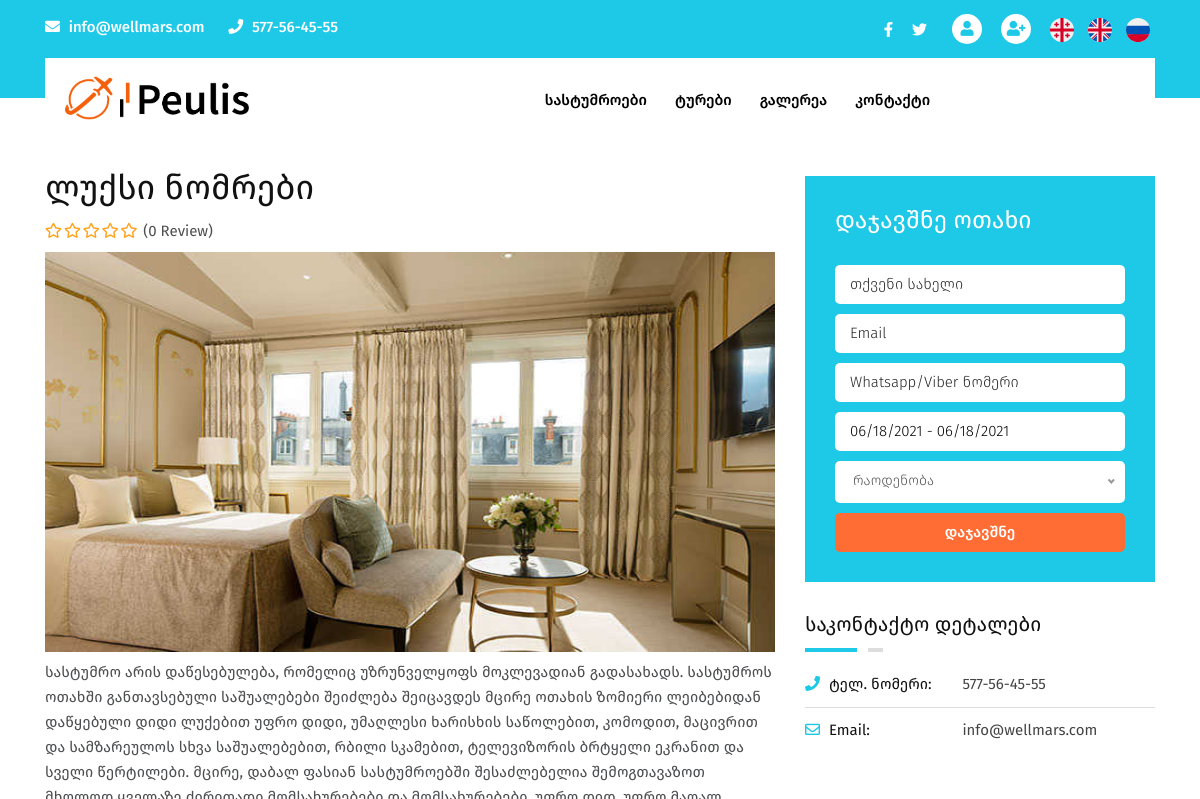
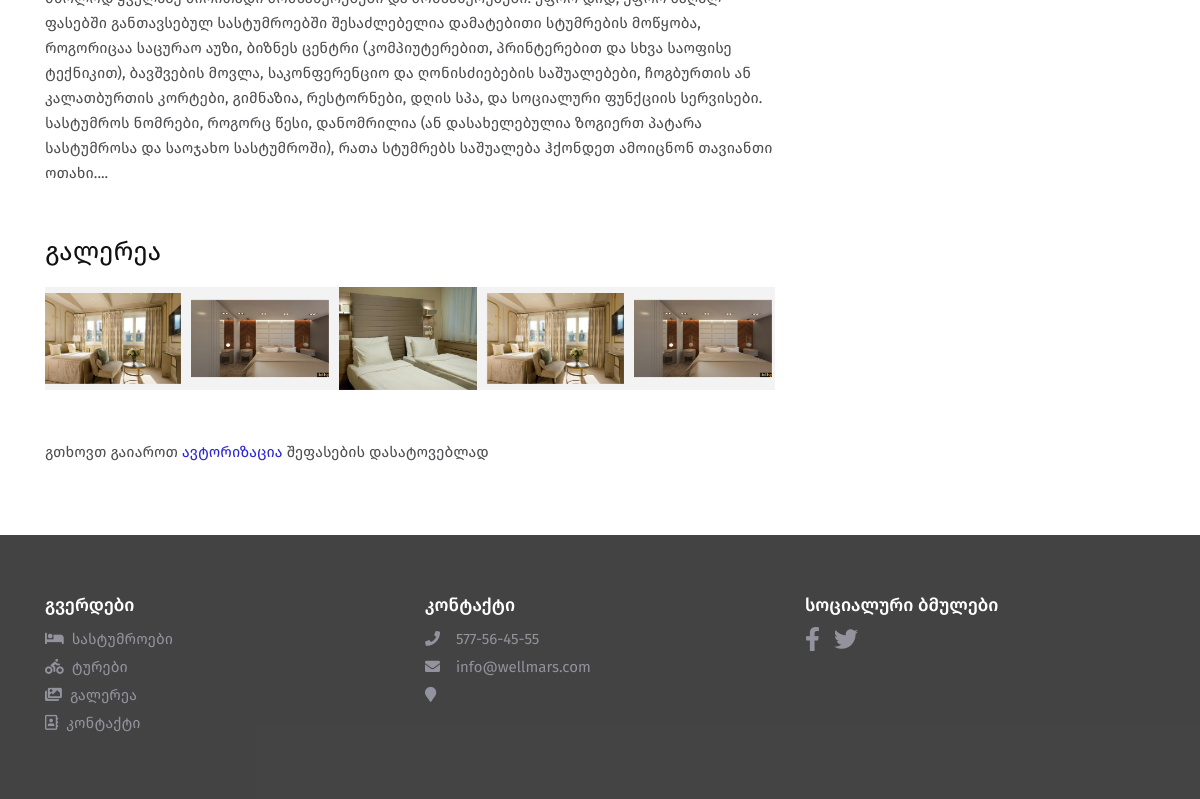
/ge/home/hotel/9/index.html, run on an earlier commit of the app's database (2 pictures, top to bottom).
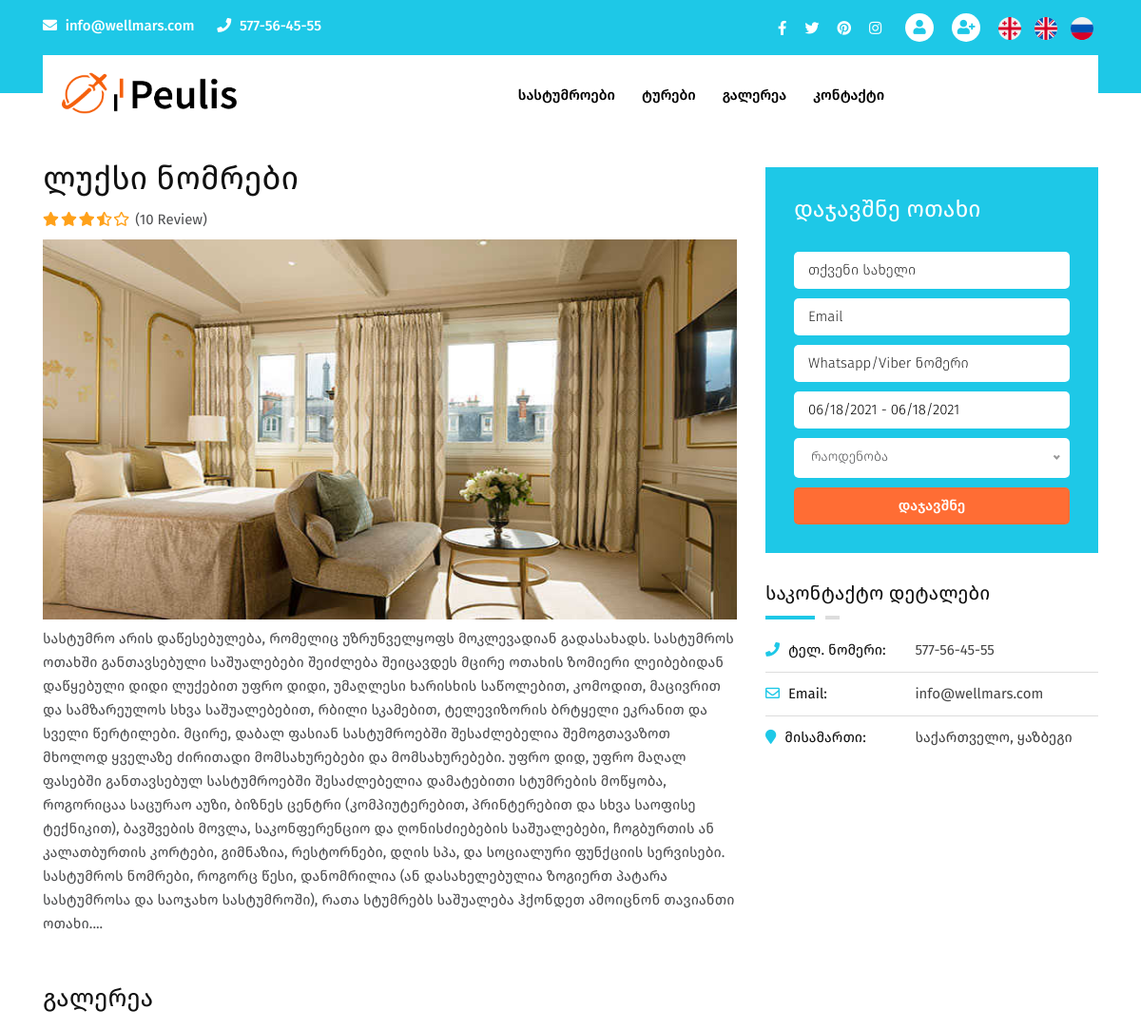
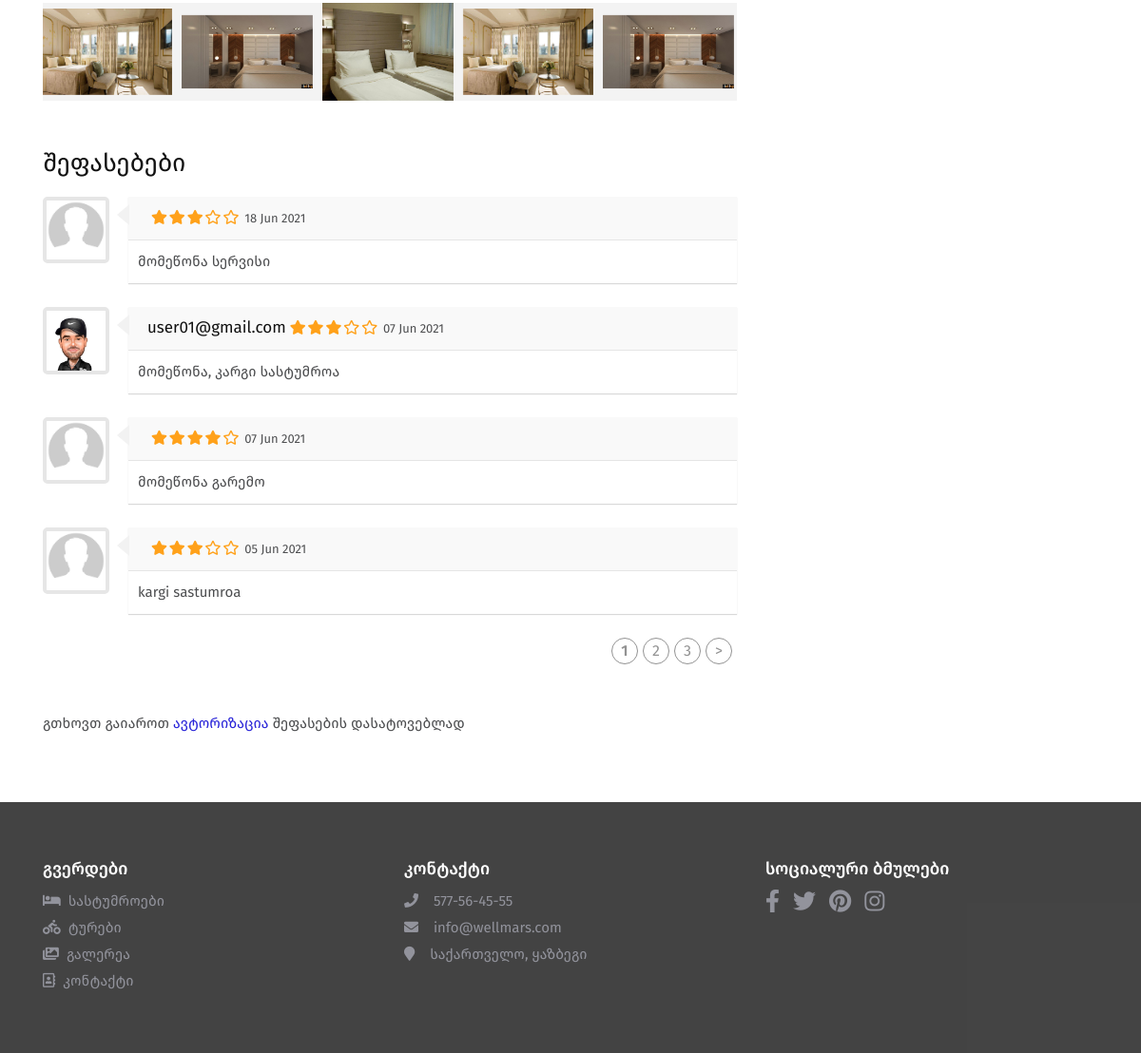
And on a later commit of the database (2 pictures, top to bottom).
### tables this page shows
CREATE TABLE IF NOT EXISTS `contacts` (
  `id` int(11) NOT NULL AUTO_INCREMENT,
  `phone` varchar(30) DEFAULT NULL,
  `email` varchar(100) DEFAULT NULL,
  `address_ge` varchar(200) DEFAULT NULL,
  `address_en` varchar(200) NOT NULL,
  `address_ru` varchar(200) NOT NULL,
  `map_url` text DEFAULT NULL,
  `facebook` varchar(200) DEFAULT NULL,
  `twitter` varchar(200) DEFAULT NULL,
  `instagram` varchar(200) DEFAULT NULL,
  `pinterest` varchar(200) DEFAULT NULL,
  PRIMARY KEY (`id`)
);

CREATE TABLE IF NOT EXISTS `hotelimages` (
  `id` int(11) NOT NULL AUTO_INCREMENT,
  `hotelid` int(11) NOT NULL,
  `filename` varchar(200) NOT NULL,
  `ismain` tinyint(1) NOT NULL,
  PRIMARY KEY (`id`)
);

CREATE TABLE IF NOT EXISTS `hotelreviews` (
  `id` int(11) NOT NULL AUTO_INCREMENT,
  `hotel_id` int(11) NOT NULL,
  `user_id` int(11) NOT NULL,
  `rating` int(11) NOT NULL,
  `review` text NOT NULL,
  `date` date NOT NULL,
  PRIMARY KEY (`id`)
);

CREATE TABLE IF NOT EXISTS `users` (
  `id` int(11) NOT NULL AUTO_INCREMENT,
  `fullname` varchar(250) DEFAULT NULL,
  `email` varchar(200) NOT NULL,
  `password` varchar(200) NOT NULL,
  `user_role` int(11) NOT NULL DEFAULT 2,
  `status` tinyint(1) NOT NULL DEFAULT 1,
  `phone` varchar(200) DEFAULT NULL,
  `recoverystring` varchar(200) DEFAULT NULL,
  `avatar` varchar(200) DEFAULT NULL,
  `created_at` timestamp NOT NULL DEFAULT current_timestamp(),
  PRIMARY KEY (`id`)
);

### application/controllers/Home.php (called while the page is built, shortened)
<?php
class Home extends CI_Controller {
	private $data = array();
	public function __construct()
	{
		$this->load->helper(['language', 'url', 'security']);
		$this->load->library('form_validation');
		$this->load->model(['mainslider', 'hotel', 'tour', 'contact']);
		$this->data['hotels'] = $this->hotel->getHotels();
		$this->data['tours'] = $this->tour->getTours();
		$this->data['contacts'] = $this->contact->getContacts();
	}
	public function hotel($id=0){
		if (filter_var($id, FILTER_VALIDATE_INT) && $id>0){
			$this->load->model(['hotelimage', 'hotelreview', 'roomtype', 'hotelreview']);
			$this->data['rooms'] = $this->roomtype->getRoomsByType($id);
			$hotel = $this->hotel->getHotel($id);
			$this->data['hotel'] = $hotel;
			$this->data['images'] = $this->hotelimage->getImagesByHotelId($id);
			$reviewsCount = $this->hotelreview->getReviewCountByHotelId($id);
			$this->data['reviewsCount'] = $reviewsCount;
			$this->load->library('pagination');
			$config['base_url'] = site_url('home/hotel/'.$hotel->hotelid.'/'.strtolower(preg_replace('/[^A-Za-z0-9-]+/', '-', $hotel->type_en)));
			$config['total_rows'] = $reviewsCount;
			$config['use_page_numbers'] = TRUE;
			$config['per_page'] = 4;
			$config['num_links'] = 2;
			$this->pagination->initialize($config);
			$this->data['links'] = $this->pagination->create_links();
			$page = ($this->uri->segment(6)) ? $this->uri->segment(6) : 0;
			$this->data['page'] = $page;
			$this->data['reviews'] = $this->hotelreview->getReviewsByHotelId($id, 4, $page);
			$this->data['hoteId'] = $id;
			$this->data['userHasReview'] = $this->session->userdata('logged_in')?$this->hotelreview->userHasReview($this->session->userdata('user_id'), $id):false;
			$this->load->view('hoteldetails', $this->data);
		}else{$this->hotels();}
	}
}

### index.php (called while the page is built, shortened)
<?php
require_once BASEPATH.'core/CodeIgniter.php';

### application/models/Contact.php (called while the page is built, shortened)
<?php
class contact extends CI_Model
{
   public function getContacts()
	{
		return $this->db->select('*')->from('contacts')->where('id', 1)->get()->row();
	}
}

### application/models/Hotelimage.php (called while the page is built, shortened)
<?php
class hotelimage extends CI_Model
{
   public function getImagesByHotelId($id)
	{
		return $this->db->select('*')->from('hotelimages')->where('hotelid', $id)->get()->result();
	}
}

### application/core/MY_Lang.php (called while the page is built, shortened)
<?php
class MY_Lang extends CI_Lang {
    public $languages = [
        'ge' => 'georgian',
        'en' => 'english',
        'ru' => 'russian'
    ];
    function lang() {
        global $CFG;
        $language = $CFG->item('language');
        $lang = array_search($language, $this->languages);
        if ($lang) {
            return $lang;
        }
        return NULL;
    }
    function line($line = '', $log_errors = TRUE) {
        $value = ($line == '' OR ! isset($this->language[$line])) ? FALSE : $this->language[$line];
        return $value;
    }
    public function load($langfile, $idiom = '', $return = FALSE, $add_suffix = TRUE, $alt_path = '') {
        $this->language = array_merge($this->language, $lang);
        return TRUE;
    }
}

### application/language/georgian/home_lang.php (called while the page is built, shortened)
<?php
$lang['roomReservedSucc'] = 'ოთახი დაიჯავშნა, სტატუსი შეგიძლიათ იხილოთ <a href="'.site_url('profile/orders').'">პროფილზე</a>';
$lang['roomReserveFailed'] = 'მოცემული ტიპის ოთახები დაჯავშნულია შერჩეული თარიღისთვის';
$lang['thankYou'] = 'გმადლობთ';
$lang['yourReviewReceived'] = 'თქვენი შეფასება მიღებულია';
$lang['rating'] = 'შეფასება';
$lang['comment'] = 'კომენტარი';
$lang['postComment'] = 'კომენტარის გაგზავნა';
$lang['reviews'] = 'შეფასებები';
$lang['gallery'] = 'გალერეა';

### application/models/Hotel.php (called while the page is built, shortened)
<?php
class hotel extends CI_Model
{
	public function getHotels()
	{
		$this->db->select("
			h.id,
			h.type_ge,
			h.type_en,
			h.type_ru,
			h.hotel_ge,
			h.hotel_en,
			h.hotel_ru,
			i.hotelid,
			i.filename,
			AVG(R.rating) AS averageRate
		")
		->from('hotels AS h')
		->join('hotelreviews AS R', 'h.id=R.hotel_id', 'left outer')
		->join('hotelimages AS i', 'h.id=i.hotelid AND i.ismain=1')
		->group_by('h.id');
		$query = $this->db->get();
		return $query->result();
	}
	public function getHotel($id)
	{
		$this->db->select('H.id as hotelid, H.type_ge, H.type_en, H.type_ru, H.hotel_ge, H.hotel_en, H.hotel_ru, AVG(R.rating) AS averageRate, COUNT(R.rating) AS rateCount');
		$this->db->from('hotels as H')->where('H.id', $id)->join('hotelreviews AS R', 'H.id = R.hotel_id', 'left outer');
		return $this->db->get()->row();
	}
}

### application/models/Hotelreview.php (called while the page is built, shortened)
<?php
class hotelreview extends CI_Model
{
	public function getReviewsByHotelId($hotel_id, $limit, $start){
		$this->db->select('R.id AS reviewId, R.hotel_id, R.user_id, R.rating, R.review, R.date, U.id AS userId, U.fullname, U.email, U.avatar');
		$this->db->from('hotelreviews AS R');
		$this->db->where('R.hotel_id', $hotel_id);
		$this->db->order_by('R.date', 'DESC');
		$this->db->join('users AS U', 'R.user_id=U.id', 'left');
		$this->db->limit($limit, $start);
		return $this->db->get()->result();
	}
}

### application/views/hoteldetails.php (the view, shortened to what the rows shown need)
<?php $this->load->view('templates/header'); ?>
<section class="peulis-tour-details-area section_70 bg-white">
	<div class="container">
		<div class="row">
			<div class="col-lg-8">
				<div class="tour-details-left">
					<div class="my-2">
						<?php foreach($images as $image): ?>
							<?php if($image->ismain):?>
								<img src="<?= base_url('uploads/hotels/'.$image->filename); ?>" style="width:100%"/>
							<?php endif;?>
						<?php endforeach; ?>
					</div>
					<div class="tour-gallery">
						<div class="tour-gallery-slider owl-carousel">
							<?php foreach($images as $image): ?>
								<a href="<?= base_url('uploads/hotels/'.$image->filename); ?>" class="single-gallery-tour image-link">
									<img src="<?= base_url('uploads/hotels/'.$image->filename); ?>" />
								</a>
							<?php endforeach; ?>
						</div>
					</div>
					<?php if($reviews):?>
						<div class="peulis-comment-list">
							<div class="single-comment-item">
								<?php foreach($reviews as $review):?>
									<div class="single-comment-box">
										<div class="main-comment">
											<div class="author-image">
												<?php $avatar = $review->avatar?$review->avatar:"blankAvatar.jpg";?>
												<img src="<?php echo base_url('uploads/users/'.$avatar);?>" alt="author">
											</div>
											<div class="comment-text">
												<div class="comment-info">
													<h4>
														<?php
															if($review->fullname) echo $review->fullname;
															elseif($review->email) echo strtolower($review->email);
														?>
													</h4>
													<span class="rating"><?php echo $review->rating;?></span>
													<p><?php echo date('d M Y', strtotime($review->date)); ?></p>
												</div>
												<div class="comment-text-inner">
													<p><?php echo $review->review;?></p>
												</div>
											</div>
										</div>
									</div>
								<?php endforeach;?>
							</div>
						</div>
					<?php endif;?>
				</div>
			</div>
			<div class="col-lg-4">
				<div class="sidebar-widget">
					<div class="single-sidebar">
						<ul class="more-info">
							<?php if (isset($contacts->phone)):?>
								<li><span><i class="fa fa-phone"></i> <?php echo lang('phoneNumber');?>:</span><?php echo $contacts->phone;?></li>
							<?php endif;?>
							<?php if (isset($contacts->email)):?>
								<li><span><i class="far fa-envelope"></i> Email:</span><?php echo $contacts->email;?></li>
							<?php endif;?>
							<?php if (isset($contacts->{'address_'.$this->lang->lang()})):?>
								<li><span><i class="fa fa-map-marker"></i> <?php echo lang('address');?>:</span><?php echo $contacts->{'address_'.$this->lang->lang()};?></li>
							<?php endif;?>
						</ul>
					</div>
				</div>
			</div>
		</div>
	</div>
</section>
<?php $this->load->view('templates/footer'); ?>

### application/views/templates/header.php (shortened to what the rows shown need)
<!DOCTYPE html>
<html lang="en-US">
<head>
	<link rel="stylesheet" href="<?= base_url(); ?>assets/css/bootstrap.css">
	<link rel="stylesheet" href="<?= base_url(); ?>assets/flaticon/flaticon.css">
	<link rel="stylesheet" href="<?= base_url(); ?>assets/css/jquery.animatedheadline.css">
	<link rel="stylesheet" href="<?= base_url(); ?>assets/css/magnific-popup.css">
	<link rel="stylesheet" href="<?= base_url(); ?>assets/css/owl.carousel.min.css">
	<link rel="stylesheet" href="<?= base_url(); ?>assets/css/owl.theme.default.min.css">
	<link rel="stylesheet" href="<?= base_url(); ?>assets/css/animate.min.css">
	<link rel="stylesheet" href="<?= base_url(); ?>assets/css/jquery.datepicker.css">
	<link rel="stylesheet" href="<?= base_url(); ?>assets/css/nice-select.css">
	<link rel="stylesheet" href="<?= base_url(); ?>assets/css/slicknav.min.css">
	<link rel="stylesheet" href="<?= base_url(); ?>assets/css/firago.css">
	<link rel="stylesheet" href="<?= base_url(); ?>assets/css/daterangepicker.css">
	<link rel="stylesheet" href="<?= base_url(); ?>assets/css/style.css">
	<link rel="stylesheet" href="<?= base_url(); ?>assets/css/responsive.css">
	<link rel="stylesheet" href="https://cdnjs.cloudflare.com/ajax/libs/font-awesome/5.15.3/css/all.min.css">
</head>
<body>
	<header class="peulis-header-area">
		<div class="header-top-area">
			<div class="container">
				<div class="row">
					<div class="col-lg-6 col-sm-6">
						<div class="header-top-left">
							<?php if (isset($contacts->email)):?>
								<p>
									<i class="fa fa-envelope"></i>
									<?php echo $contacts->email;?>
								</p>
							<?php endif;?>
							<?php if (isset($contacts->phone)):?>
								<p>
									<i class="fa fa-phone"></i>
									<?php echo $contacts->phone;?>
								</p>
							<?php endif;?>
						</div>
					</div>
              </div>
			</div>
		</div>
	</header>

### application/views/templates/footer.php (shortened to what the rows shown need)
<footer class="peulis-footer-area">
	<div class="footer-top-area">
		<div class="container">
			<div class="row">
				<div class="col-lg-4 col-sm-6">
					<div class="single-footer">
						<ul>
							<li><i class="fa fa-phone mr-3"></i><?php echo $contacts->phone;?></li>
							<li><i class="fa fa-envelope mr-3"></i><?php echo $contacts->email;?></li>
							<li><i class="fa fa-map-marker mr-3"></i><?php echo $contacts->{'address_'.$this->lang->lang()};?></li>
						</ul>
					</div>
				</div>
			</div>
		</div>
	</div>
</footer>
</body>
</html>

What changed in the data, as far as the page shows it:
added hotelreviews: date "18 Jun 2021", review "მომეწონა სერვისი"
added hotelreviews: user.avatar (picture), user.email "user01@gmail.com", date "07 Jun 2021", review "მომეწონა, კარგი სასტუმროა"
added hotelreviews: date "07 Jun 2021", review "მომეწონა გარემო"
added hotelreviews: date "05 Jun 2021", review "kargi sastumroa"
Also different on the page:
$hotel->rateCount: "0" → "10"
lang('reviews'): (not shown) → "Შეფასებები"
$links: (not shown) → "1 2 3 >"
lang('address'): (not shown) → "მისამართი"
$contacts->{'address_'.$this->lang->lang()}: (not shown) → "საქართველო, ყაზბეგი"
